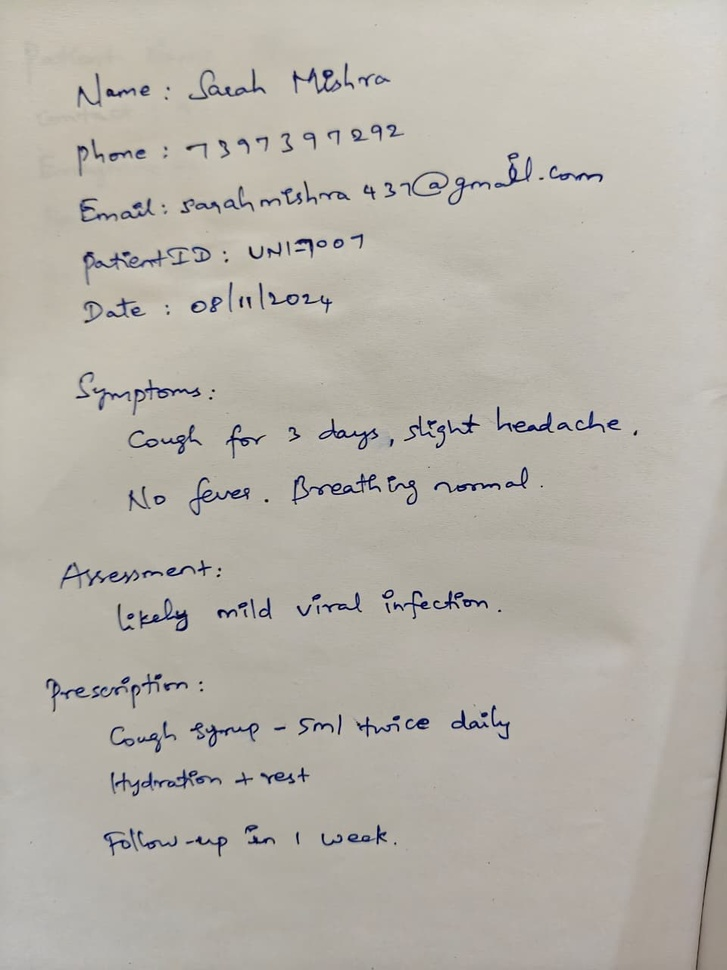
#> input picture samples/1.jpeg, 727 x 970 px, shrunk from 960 x 1280 before the run
$ python -i preprocessing.py   (imports and definitions only)
#> lines starting #> are read from the running program, lines starting #| are printed output that depends on the picture; after the words box and inside, x2 and y2 are one past the last pixel; in counts of white or black regions, pixels touching at a corner belong together
import cv2
import numpy as np

def load_image(path: str):
#> called with path = '../samples/1.jpeg'
    img = cv2.imread(path)
#> img is the input picture: shape (970, 727, 3); mean B, G, R 169.4, 177.9, 182.2
    if img is None:
        raise FileNotFoundError(f"Could not read image at {path}")
    return img

def to_grayscale(img):
    return cv2.cvtColor(img, cv2.COLOR_BGR2GRAY)

def enhance_contrast(gray):
    clahe = cv2.createCLAHE(clipLimit=2.0, tileGridSize=(8, 8))
    return clahe.apply(gray)
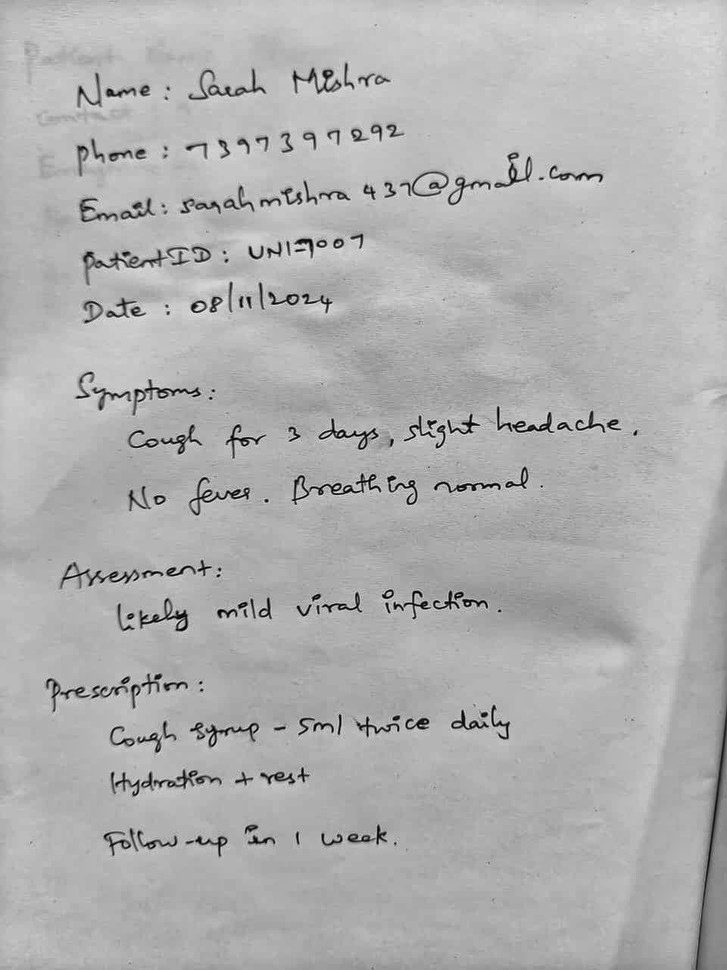
#> returned value: shape (970, 727); min 1, max 226, mean 175.9

def binarize(gray):
    return cv2.adaptiveThreshold(
        gray,
        255,
        cv2.ADAPTIVE_THRESH_GAUSSIAN_C,
        cv2.THRESH_BINARY,
        35,
        11,
    )
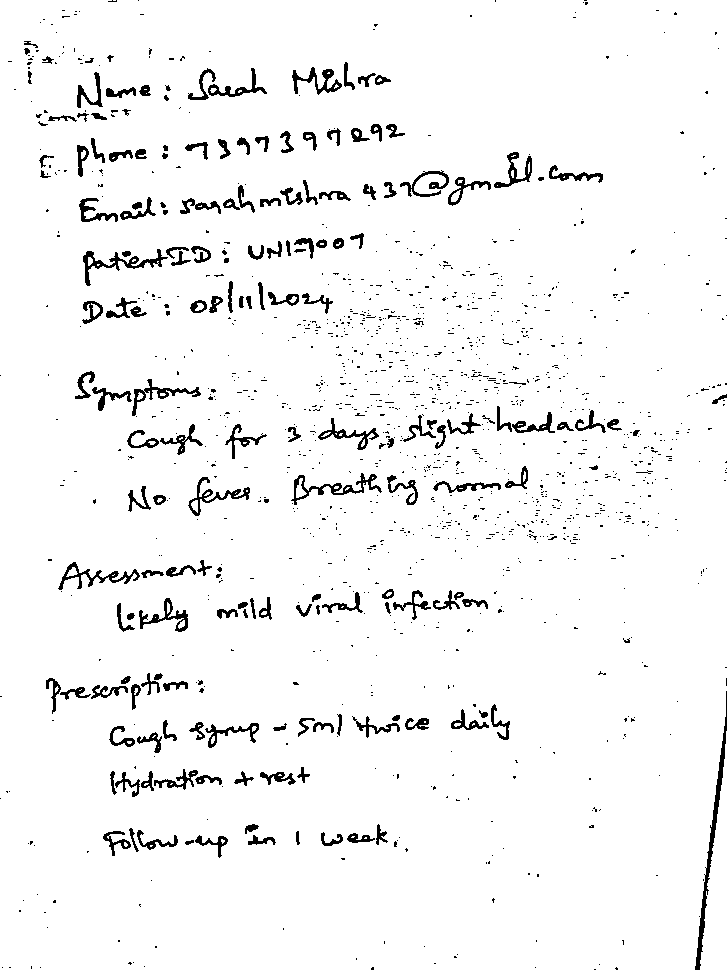
#> returned value: shape (970, 727); 95.8% white; 1389 black regions (1206 under 20 px), largest, box (x1, y1, x2, y2) and area: (695, 691, 727, 970) 1084, (83, 249, 168, 286) 647, (291, 473, 382, 505) 623

def deskew(binary_img):
    coords = np.column_stack(np.where(binary_img < 255))
#> coords = 29929 pairs, first value 0 to 969, second value 0 to 726
    if coords.size == 0:
        return binary_img  # nothing to deskew

    angle = cv2.minAreaRect(coords)[-1]
#> angle = -90

    if angle < -45:
        angle = -(90 + angle)
#> angle = 0
    else:
        angle = -angle

    h, w = binary_img.shape[:2]
#> h = 970; w = 727
    center = (w // 2, h // 2)
#> center = (363, 485)
    M = cv2.getRotationMatrix2D(center, angle, 1.0)
#> M = [[1, 0, 0], [0, 1, 0]]
    rotated = cv2.warpAffine(
        binary_img, M, (w, h),
        flags=cv2.INTER_LINEAR,
        borderMode=cv2.BORDER_REPLICATE,
    )
    return rotated

def preprocess(path: str):
    original = load_image(path)
    gray = to_grayscale(original)
    contrast = enhance_contrast(gray)
    binary = binarize(contrast)
    deskewed = deskew(binary)
    return original, deskewed

>>> result = preprocess('../samples/1.jpeg')

$ run again, on samples/2.jpeg
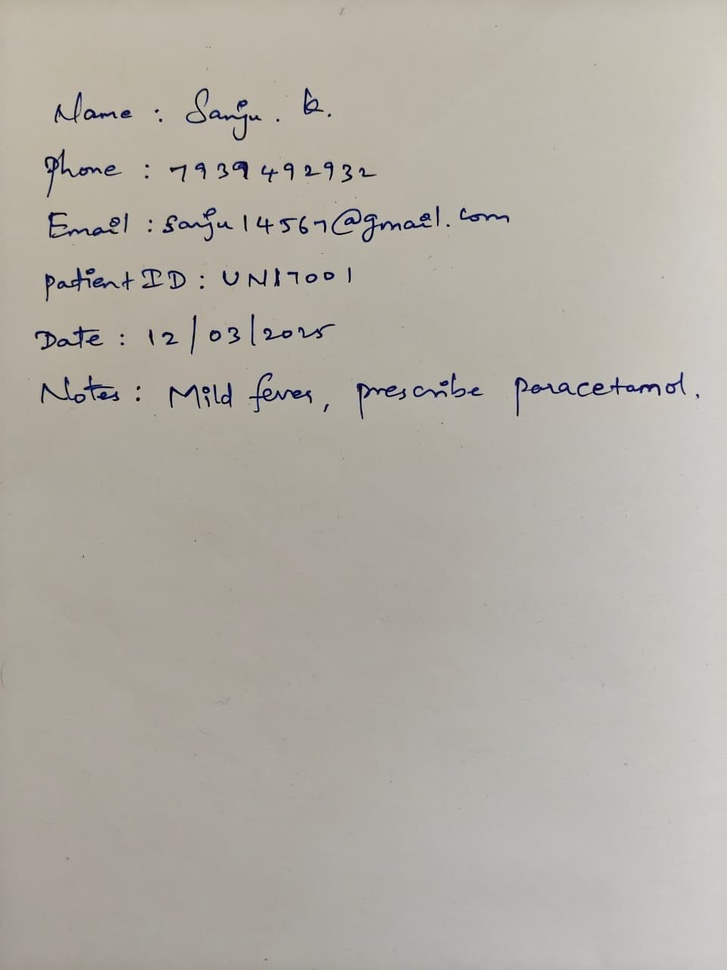
#> input picture samples/2.jpeg, 727 x 970 px, shrunk from 960 x 1280 before the run
#> in load_image, img is the input picture: shape (970, 727, 3); mean B, G, R 165.8, 174.5, 178.6
#> in binarize, `return cv2.adaptiveThreshold( gray, 255, cv2.ADAPTIVE_THRESH_GAUSSIAN_..`:
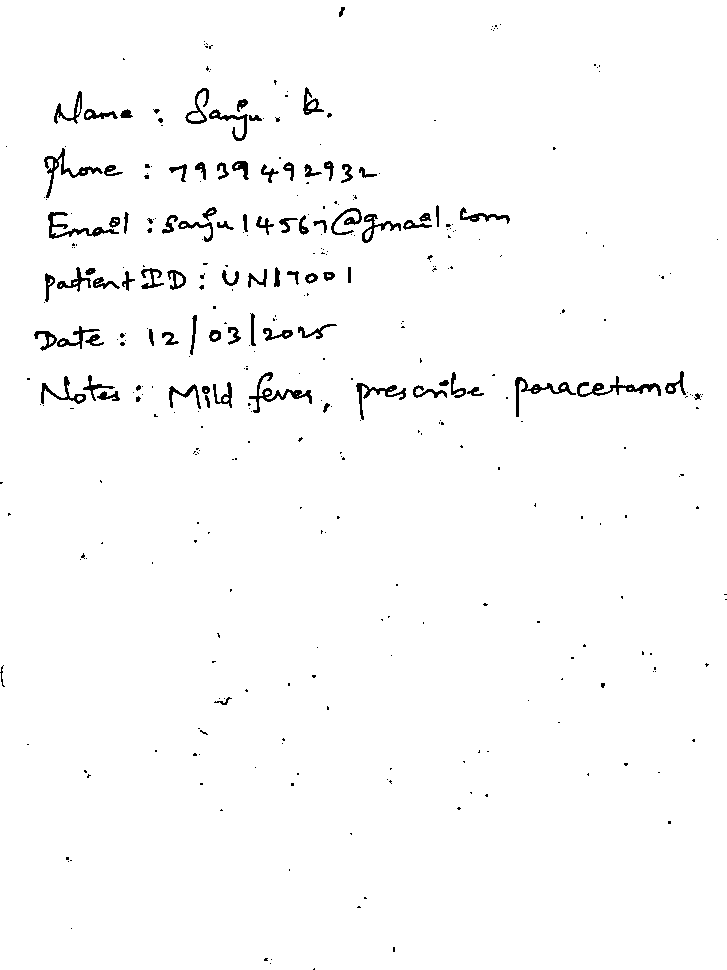
#> returned value: shape (970, 727); 98.1% white; 362 black regions (274 under 20 px), largest, box (x1, y1, x2, y2) and area: (577, 376, 661, 397) 509, (249, 372, 312, 413) 498, (44, 148, 103, 198) 475
#> coords = 13440 pairs, first value 7 to 969, second value 0 to 726
#> in deskew, `angle = cv2.minAreaRect(coords)[-1]`: angle = -90
#> in deskew, `angle = -(90 + angle)`: angle = 0
#> M = [[1, 0, 0], [0, 1, 0]]

$ run again, on samples/3.jpeg
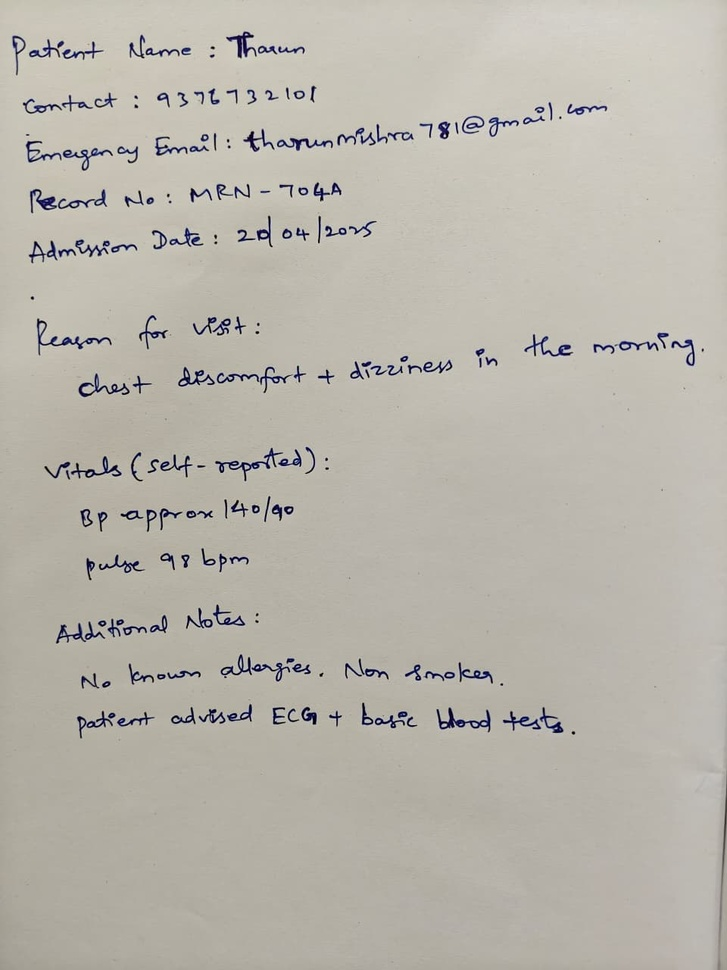
#> input picture samples/3.jpeg, 727 x 970 px, shrunk from 960 x 1280 before the run
#> in load_image, img is the input picture: shape (970, 727, 3); mean B, G, R 171.6, 180.9, 184.8
#> in binarize, `return cv2.adaptiveThreshold( gray, 255, cv2.ADAPTIVE_THRESH_GAUSSIAN_..`:
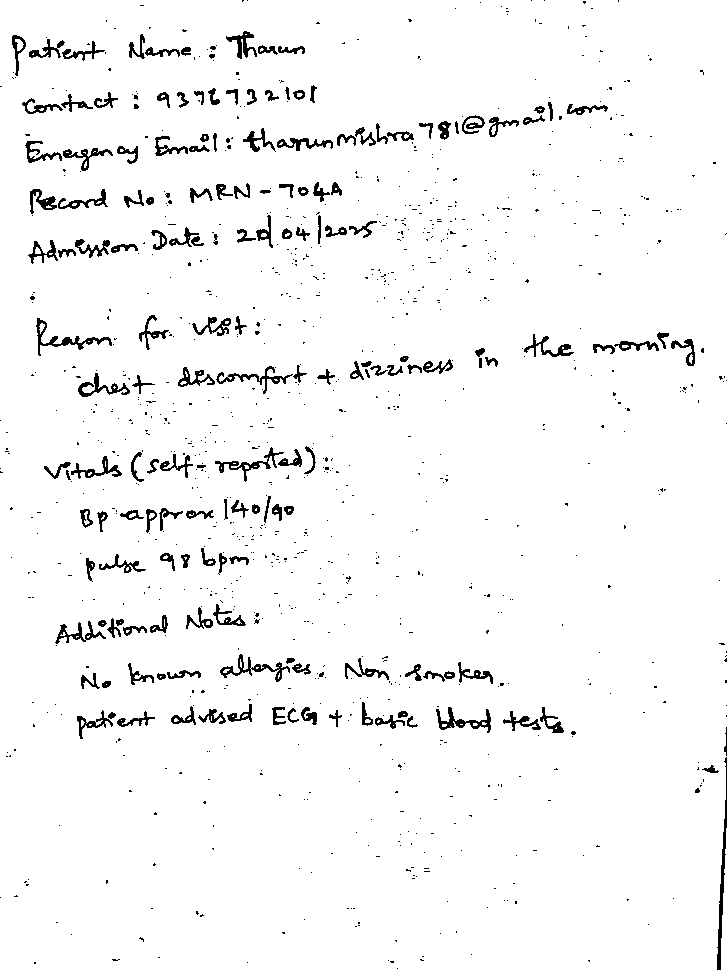
#> returned value: shape (970, 727); 96.4% white; 1059 black regions (891 under 20 px), largest, box (x1, y1, x2, y2) and area: (717, 757, 727, 970) 592, (36, 318, 112, 356) 504, (220, 654, 290, 682) 456
#> coords = 25576 pairs, first value 0 to 969, second value 0 to 726
#> in deskew, `angle = cv2.minAreaRect(coords)[-1]`: angle = -90
#> in deskew, `angle = -(90 + angle)`: angle = 0
#> M = [[1, 0, 0], [0, 1, 0]]
